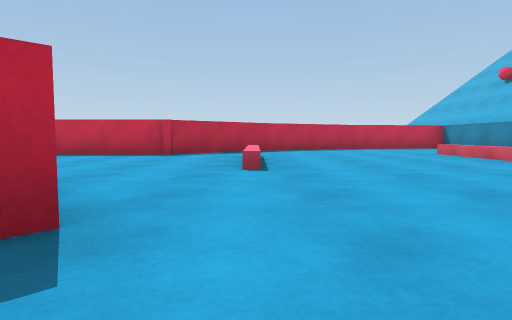
View 1 (above)

16 first-person views from a walk through a Unity game level. The camera is 0.41 m above the floor, tilts 4° down and sees 75° across. The floor is counted in squares, 1 m on a side. Each view is taken from the middle of a square. On the plan, view 1 faces up. The plan holds only what a view shows up to about 9 squares ahead; the rest is blank. The place goes on beyond the plan. The player is left out.

View 2
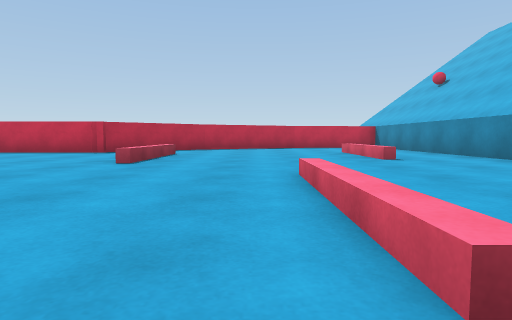

View 3
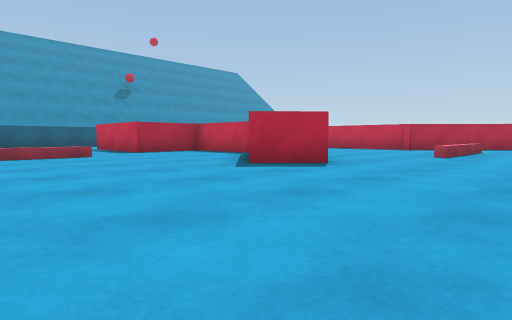

View 4
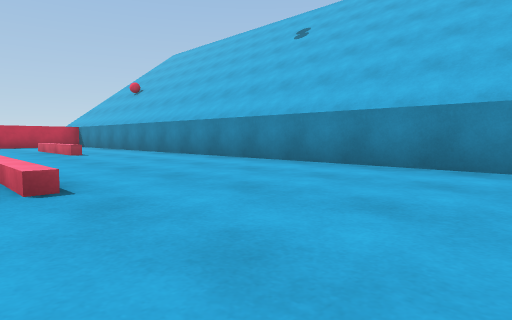

View 5
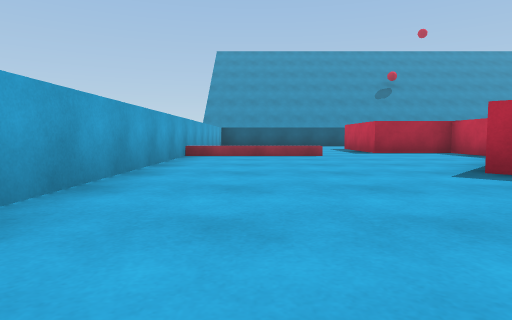

View 6
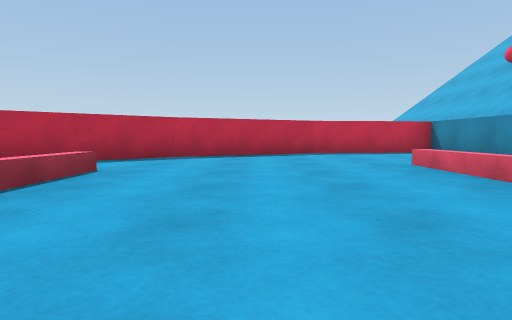

View 7
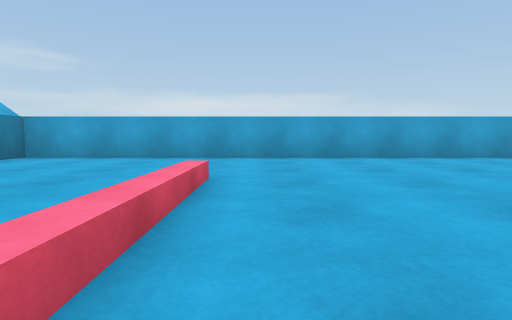

View 8
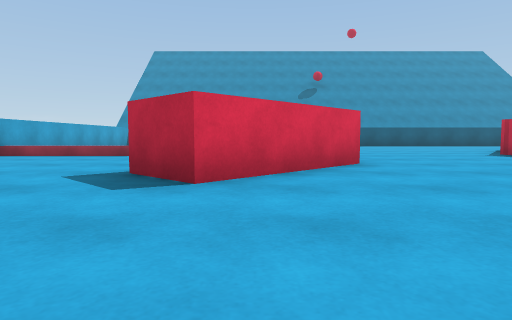

View 9
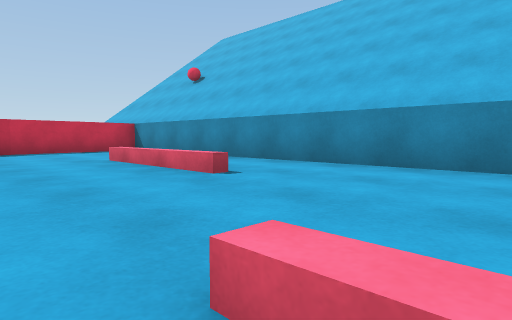

View 10
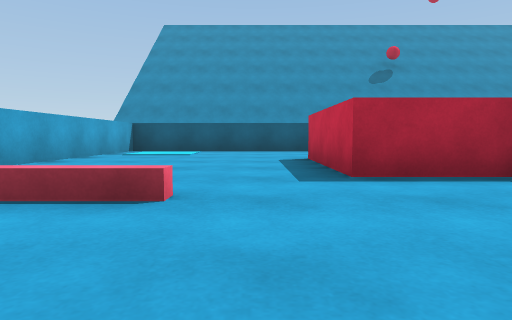

View 11
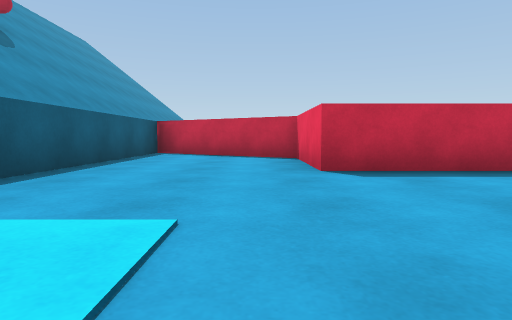

View 12
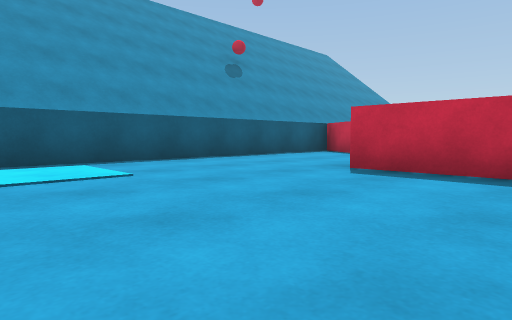

View 13
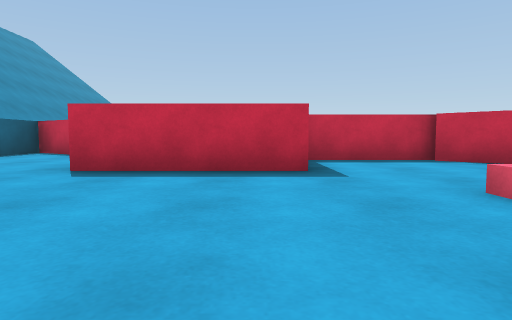

View 14
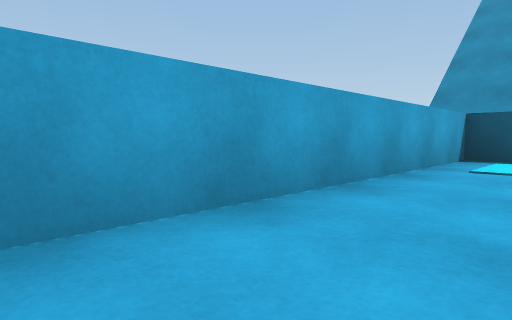

View 15
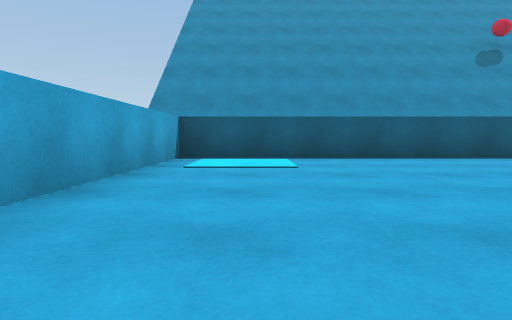

View 16
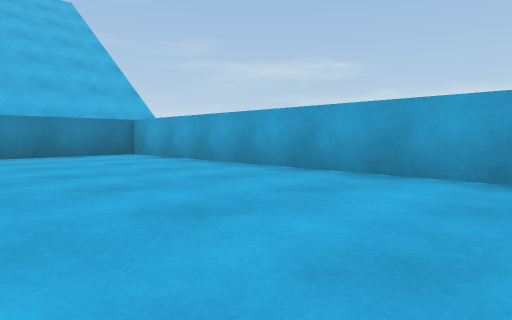

### Floor plan
Points are (right, up) in squares from view 1. A wall is a line through its corners. A room is listed if a view was taken in it or the views show most of it. See-through windows are left out.
Room 1 (views 1, 2, 3, 4, 5, 6, 7, 8, 9, 10, 16)
walls: (-3.1, 3.6) (-0.9, 1.5) (-1.7, 0.6); (-3.1, 1.9) (-3.9, 2.7); (-3.7, 2.9) (-6.4, 2.9) (-6.4, 1); (-5, -3.5) (6.5, -3.5) (6.5, 11.6) (3.4, 11.2) (0.4, 9.8) (-1.2, 8.5)
low walls: (2.5, -0.4) (2.5, 2.6); (4.3, 5.9) (4.3, 7.9); (0.1, 7.1) (0.1, 4.1); (-5.1, -0.5) (-5.1, -3.5)
ways out: opening at (-6, 0) to room 2; opening at (-1.5, 3.5)
Room 2 (views 11, 12, 13, 14, 15)
walls: (-6.4, 1) (-9.2, 1) (-9.2, 3.4) (-12.5, 5.5) (-12.5, -3.5) (-5, -3.5)
ways out: opening at (-6, 0) to room 1

Positions as (right, up) in squares from view 1, and headings:
1: (0, 0), facing up
2: (2, -1), facing up
3: (2, -3), facing up-left
4: (2, -3), facing up-right
5: (2, -2), facing left
6: (2, 3), facing up
7: (2, 3), facing down
8: (2, 2), facing left
9: (2, 2), facing up-right
10: (-3, 0), facing left
11: (-10, -3), facing up
12: (-7, -3), facing up-left
13: (-7, -3), facing up
14: (-6, -2), facing down-left
15: (-6, -2), facing left
16: (-1, 0), facing down-right
